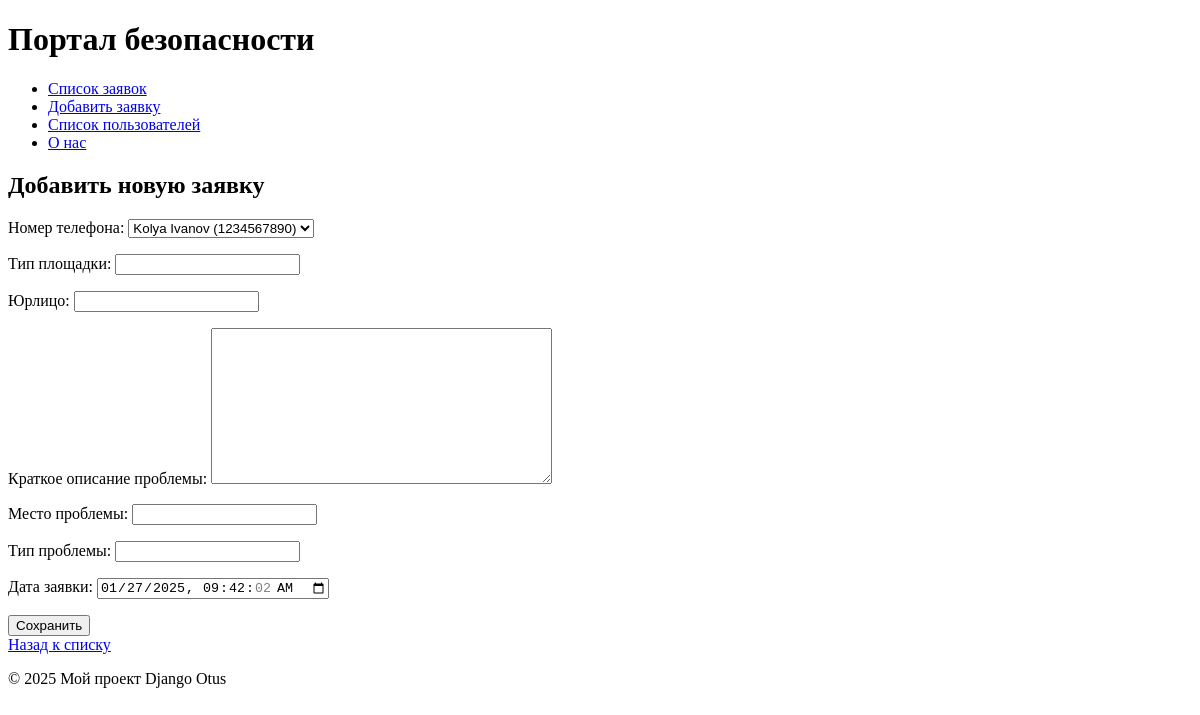
The page /tasks/add/ on the database as committed earlier.
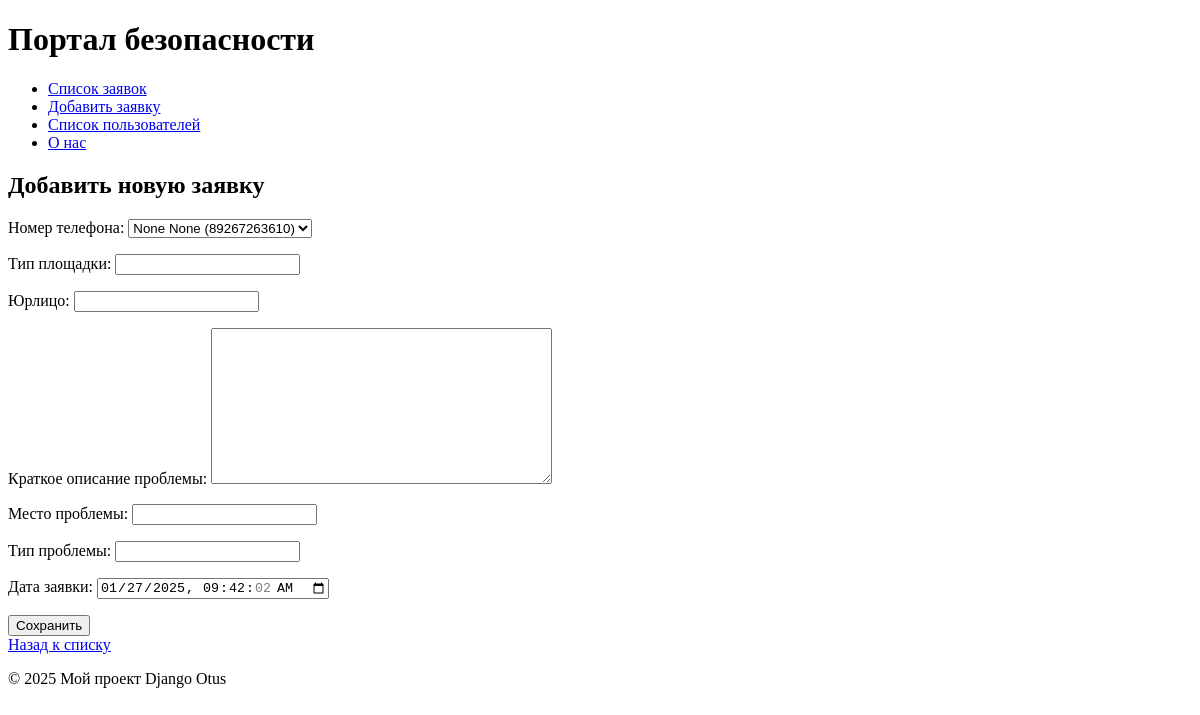
The same page on the database as committed later.
### my_app/models.py (models this page shows, shortened)
class Users(models.Model):
    phone_number = models.CharField(max_length=11, unique=True, verbose_name="Номер телефона")
    first_name = models.CharField(max_length=100, blank=True, null=True, verbose_name="Имя")
    last_name = models.CharField(max_length=100, blank=True, null=True, verbose_name="Фамилия")
    def __str__(self):
        return f"{self.first_name} {self.last_name} ({self.phone_number})"

### my_app/views.py (the view)
# urls.py: path('tasks/add/', views.add_task, name='add_task'),
def add_task(request):
    if request.method == 'POST':
        form = TaskForm(request.POST)
        if form.is_valid():
            form.save()
            return redirect('task_list')
    else:
        form = TaskForm()
    return render(request, 'my_app/add_task.html', {'form': form})

### my_app/forms.py
class TaskForm(forms.ModelForm):
    class Meta:
        model = Task
        fields = [
            'phone_number', 'platform_type', 'legal_entity', 'problem_description',
            'problem_location', 'problem_type', 'task_date'
        ]
        widgets = {
            'task_date': forms.DateTimeInput(attrs={'type': 'datetime-local'}),
        }

### my_app/templates/my_app/add_task.html (shortened to what this page needs)
{% extends 'my_app/base.html' %}
{% block content %}
    <h2>Добавить новую заявку</h2>
    <form method="post">
        {{ form.as_p }}
        <button type="submit" class="btn btn-primary">Сохранить</button>
    </form>
    <a href="{% url 'task_list' %}" class="btn btn-secondary">Назад к списку</a>
{% endblock %}

Rows that differ between the two databases and show on the page:
changed Users: phone_number "Kolya Ivanov (1234567890)" → "None None (89267263610)"
